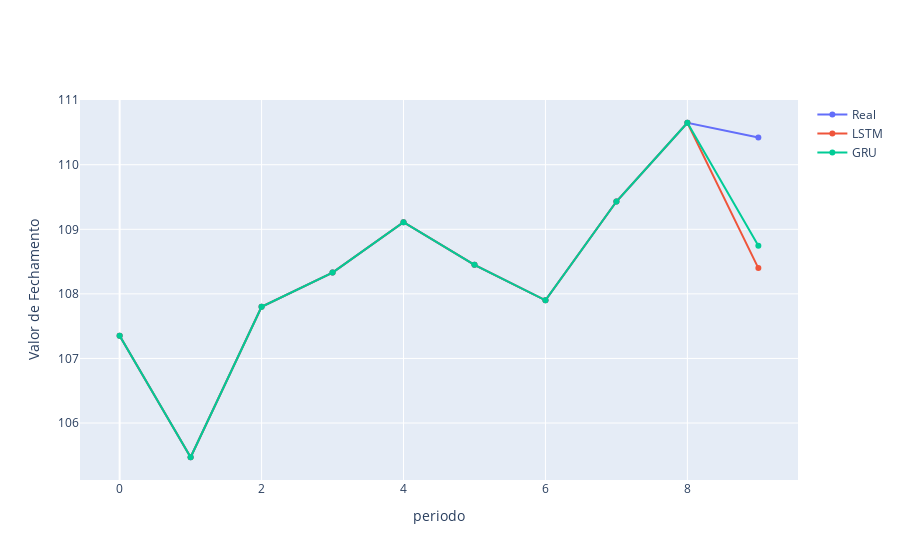

Notebook cell for this chart:
### Code cell
import plotly.graph_objs as go
fig = go.Figure()

fig.add_trace(go.Scatter(
   y=bova11['close'][-10:],
   name="Real")
)

fig.add_trace(go.Scatter(
   y=pred_1_lstm['close'][-10:],
   name="LSTM")
)

fig.add_trace(go.Scatter(
   y=pred_1_gru.close[-10:],
   name="GRU")
)

fig.update_layout(
   #title="Banda de Bollinger superior e inferior dos ultimos 60 dias de fechamento de 2009 a Fev 2023",
    yaxis_title="Valor de Fechamento",
    xaxis_title="periodo",
   #legend_title="legend",
)
fig.show()

### Figure 1 — Plotly figure (JSON) as saved in the notebook; plotly's stock layout.template omitted (floating-point values rounded to 4 significant figures)
{"data": [{"name": "Real", "type": "scatter", "y": [107.3, 105.5, 107.8, 108.3, 109.1, 108.4, 107.9, 109.4, 110.7, 110.4]}, {"name": "LSTM", "type": "scatter", "y": [107.3, 105.5, 107.8, 108.3, 109.1, 108.4, 107.9, 109.4, 110.7, 108.4]}, {"name": "GRU", "type": "scatter", "y": [107.3, 105.5, 107.8, 108.3, 109.1, 108.4, 107.9, 109.4, 110.7, 108.7]}], "layout": {"xaxis": {"title": {"text": "periodo"}}, "yaxis": {"title": {"text": "Valor de Fechamento"}}}}
